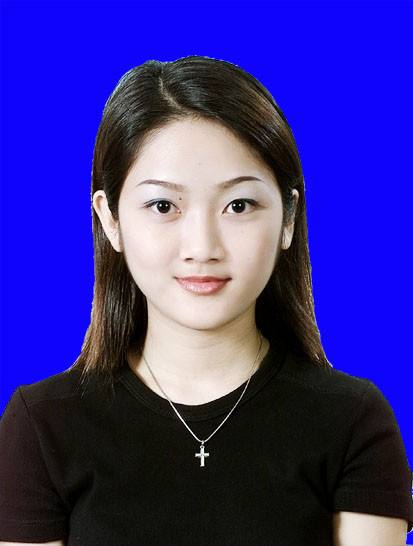
#> input picture python/code_111/toux.jpg, 413 x 546 px
$ python opencv_111.py
#> lines starting #> are read from the running program, lines starting #| are printed output that depends on the picture
import numpy as np
import cv2 as cv

image = cv.imread('toux.jpg')
#> image is the input picture: shape (546, 413, 3); mean B, G, R 143.5, 46, 55.8

# 构建图像数据
data = image.reshape((-1,3))
data = np.float32(data)

# MAX_ITER最大迭代次数，EPS最高精度
criteria = (cv.TERM_CRITERIA_EPS + cv.TERM_CRITERIA_MAX_ITER, 10, 1.0)
num_clusters = 4
ret,label,center=cv.kmeans(data, num_clusters, None, criteria, num_clusters, cv.KMEANS_RANDOM_CENTERS)
#> ret = 150441594.4; center = [[198.9, 207.8, 225], [251, 3.4, 15.33], [97.69, 111.5, 130], [15.53, 21.36, 24.91]]

center = np.uint8(center)
#> center = [[198, 207, 224], [251, 3, 15], [97, 111, 130], [15, 21, 24]]

# 颜色label
color = np.uint8([[255, 0, 0],
                  [0, 0, 255],
                  [128, 128, 128],
                  [0, 255, 0]])

res = color[label.flatten()]
print(res.shape)
#| (225498, 3)
# 显示
result = res.reshape((image.shape))
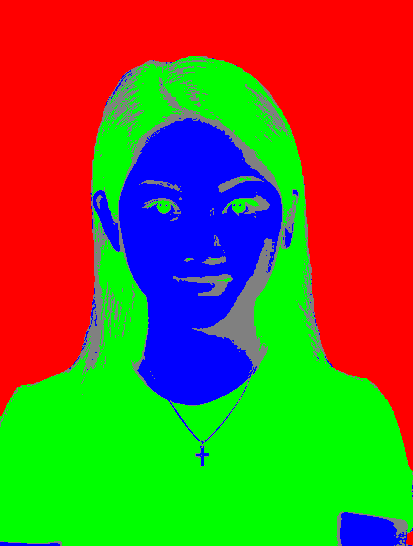
#> result: shape (546, 413, 3); mean B, G, R 44.1, 106.2, 112.2
cv.imshow('kmeans-image-demo',result)
cv.imwrite('kmeans-image-demo-t.jpg',np.hstack((image,result)))
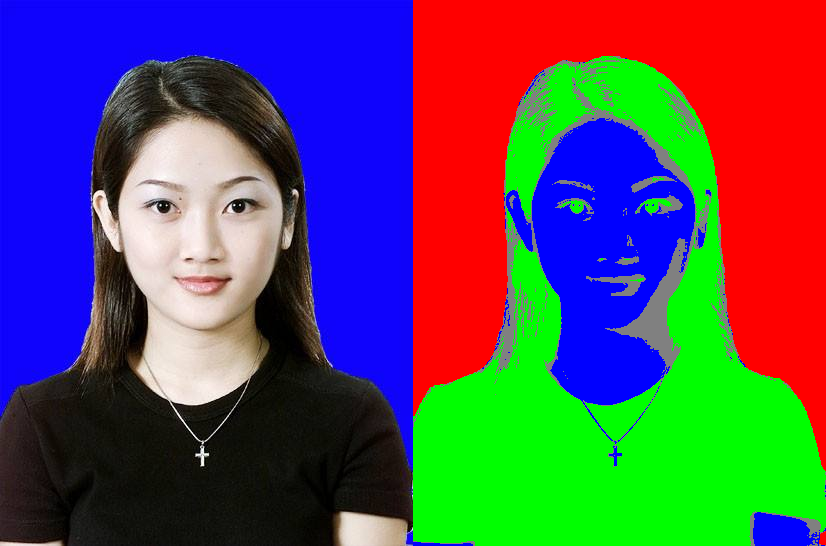
#> saved as kmeans-image-demo-t.jpg: shape (546, 826, 3); mean B, G, R 93.8, 76.1, 84


cv.waitKey(0)
cv.destroyAllWindows()
